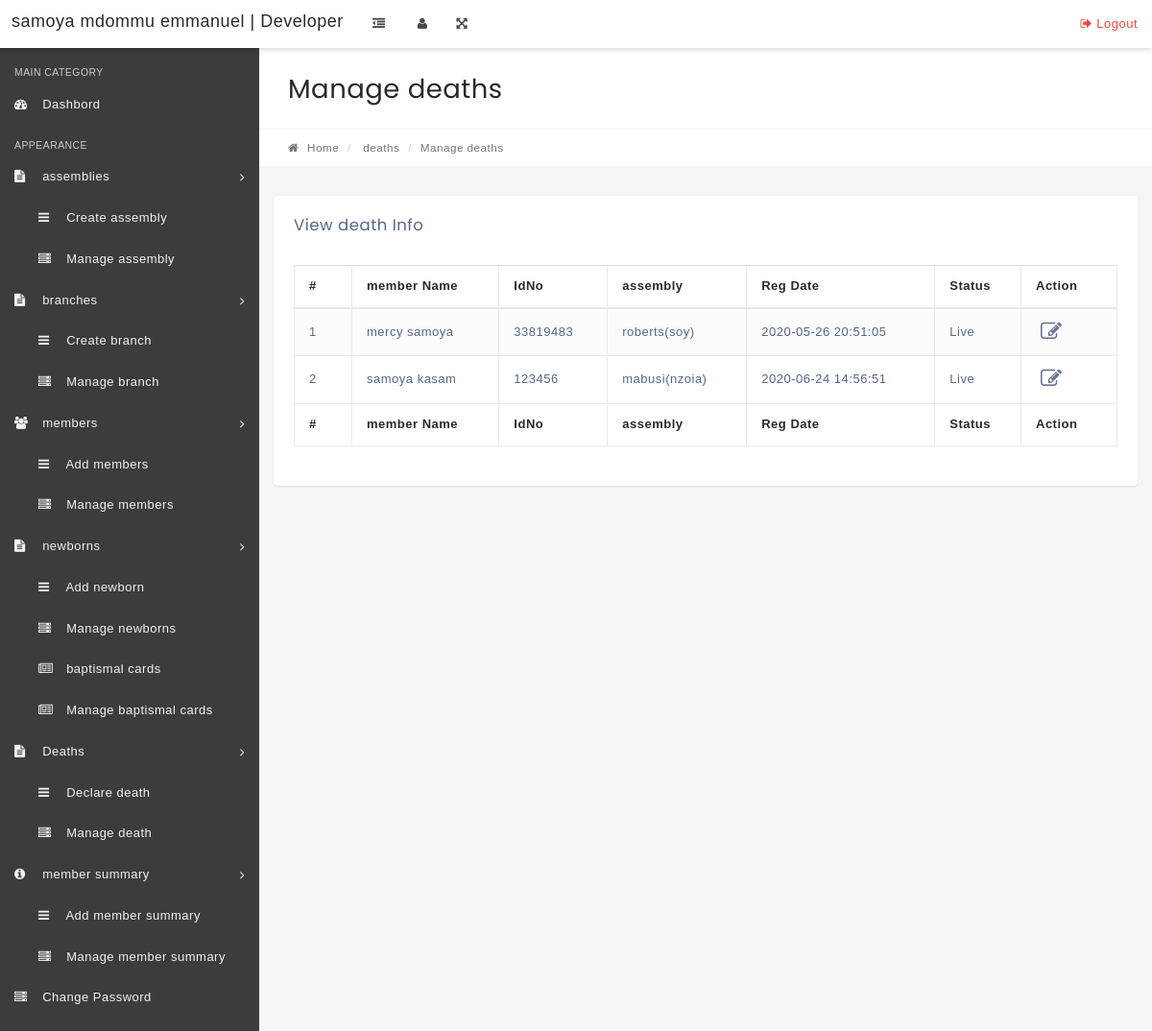
The app's page /manage-member-secretary.php with its own data.
### tables this page shows
CREATE TABLE `members` (
  `id` int(11) NOT NULL,
  `memberName` varchar(100) NOT NULL,
  `IdNo` varchar(100) NOT NULL,
  `memberEmail` varchar(100) NOT NULL,
  `Gender` varchar(10) NOT NULL,
  `DOB` varchar(100) NOT NULL,
  `assemblyId` int(11) NOT NULL,
  `RegDate` timestamp NOT NULL DEFAULT CURRENT_TIMESTAMP,
  `UpdationDate` timestamp NULL DEFAULT CURRENT_TIMESTAMP,
  `Status` int(1) NOT NULL
);

CREATE TABLE `assembly` (
  `id` int(11) NOT NULL,
  `name` varchar(80) DEFAULT NULL,
  `nameNumeric` int(4) NOT NULL,
  `location` varchar(5) NOT NULL,
  `CreationDate` timestamp NOT NULL DEFAULT CURRENT_TIMESTAMP,
  `UpdationDate` timestamp NOT NULL DEFAULT '0000-00-00 00:00:00' ON UPDATE CURRENT_TIMESTAMP
);

### manage-member-secretary.php (the view, shortened to what this page needs)
<?php
include('includes/config.php');
if(strlen($_SESSION['alogin'])=="")
    {
    header("Location: index.php");
    }
    else{
?>
<!DOCTYPE html>
<html lang="en">
    <head>
        <link rel="stylesheet" href="css/bootstrap.min.css" media="screen" >
        <link rel="stylesheet" href="css/font-awesome.min.css" media="screen" >
        <link rel="stylesheet" href="css/animate-css/animate.min.css" media="screen" >
        <link rel="stylesheet" href="css/lobipanel/lobipanel.min.css" media="screen" >
        <link rel="stylesheet" href="css/prism/prism.css" media="screen" >
        <link rel="stylesheet" type="text/css" href="js/DataTables/datatables.min.css"/>
        <link rel="stylesheet" href="css/main.css" media="screen" >
    </head>
    <body class="top-navbar-fixed">
        <div class="main-wrapper">
   <?php include('includes/topbar.php');?>
            <div class="content-wrapper">
                <div class="content-container">
<?php include('includes/leftbar-secretary.php');?>
                    <div class="main-page">
                        <div class="container-fluid">
                            <div class="row page-title-div">
                                <div class="col-md-6">
                                    <h2 class="title">Manage deaths</h2>
                                </div>
                            </div>
                            <div class="row breadcrumb-div">
                                <div class="col-md-6">
                                    <ul class="breadcrumb">
            							<li><a href="dashboard-secretary.php"><i class="fa fa-home"></i> Home</a></li>
                                        <li> deaths</li>
            							<li class="active">Manage deaths</li>
            						</ul>
                                </div>
                            </div>
                        </div>
                        <section class="section">
                            <div class="container-fluid">
                                <div class="row">
                                    <div class="col-md-12">
                                        <div class="panel">
                                            <div class="panel-heading">
                                                <div class="panel-title">
                                                    <h5>View death Info</h5>
                                                </div>
                                            </div>
                                            <div class="panel-body p-20">
                                                <table id="example" class="display table table-striped table-bordered" cellspacing="0" width="100%">
                                                    <thead>
                                                        <tr>
                                                            <th>#</th>
                                                            <th>member Name</th>
                                                            <th>IdNo</th>
                                                            <th>assembly</th>
                                                            <th>Reg Date</th>
                                                            <th>Status</th>
                                                            <th>Action</th>
                                                        </tr>
                                                    </thead>
                                                    <tfoot>
                                                        <tr>
                                                          <th>#</th>
                                                            <th>member Name</th>
                                                            <th>IdNo</th>
                                                            <th>assembly</th>
                                                            <th>Reg Date</th>
                                                            <th>Status</th>
                                                            <th>Action</th>
                                                        </tr>
                                                    </tfoot>
                                                    <tbody>
<?php $sql = "SELECT members.memberName,members.IdNo,members.RegDate,members.id,members.Status,assembly.name,assembly.location from members join assembly on assembly.id=members.assemblyId where Status=1";
$query = $dbh->prepare($sql);
$query->execute();
$results=$query->fetchAll(PDO::FETCH_OBJ);
$cnt=1;
if($query->rowCount() > 0)
{
foreach($results as $result)
{   ?>
<tr>
 <td><?php echo htmlentities($cnt);?></td>
                                                            <td><?php echo htmlentities($result->memberName);?></td>
                                                            <td><?php echo htmlentities($result->IdNo);?></td>
                                                            <td><?php echo htmlentities($result->name);?>(<?php echo htmlentities($result->location);?>)</td>
                                                            <td><?php echo htmlentities($result->RegDate);?></td>
                                                             <td><?php if($result->Status==1){
echo htmlentities('Live');
}
else{
   echo htmlentities('Dead');
}
                                                                ?></td>
<td>
<a href="edit-member.php?stid=<?php echo htmlentities($result->id);?>"><i class="fa fa-edit" title="Edit Record"></i> </a>
</td>
</tr>
<?php $cnt=$cnt+1;}} ?>
                                                    </tbody>
                                                </table>
                                            </div>
                                        </div>
                                    </div>
                                                </div>
                                            </div>
                                        </div>
                                    </div>
                                </div>
                            </div>
    </body>
</html>
<?php } ?>

### records on screen
members: memberName "mercy samoya", IdNo "33819483", assemblyId.name "roberts", assemblyId.location "soy", RegDate "2020-05-26 20:51:05"
members: memberName "samoya kasam", IdNo "123456", assemblyId.name "mabusi", assemblyId.location "nzoia", RegDate "2020-06-24 14:56:51"
